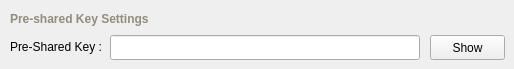
            <widget class="QWidget" name="widgetStackWirelessAuthenticationPSKPage" >
             <widget class="QLabel" name="headerWirelessPSKSettings" >
              <property name="geometry" >
               <rect>
                <x>10</x>
                <y>10</y>
                <width>460</width>
                <height>18</height>
               </rect>
              </property>
              <property name="minimumSize" >
               <size>
                <width>460</width>
                <height>18</height>
               </size>
              </property>
              <property name="maximumSize" >
               <size>
                <width>460</width>
                <height>18</height>
               </size>
              </property>
              <property name="palette" >
               <palette>
                <active>
                 <colorrole role="WindowText" >
                  <brush brushstyle="SolidPattern" >
                   <color alpha="255" >
                    <red>144</red>
                    <green>141</green>
                    <blue>124</blue>
                   </color>
                  </brush>
                 </colorrole>
                </active>
                <inactive>
                 <colorrole role="WindowText" >
                  <brush brushstyle="SolidPattern" >
                   <color alpha="255" >
                    <red>144</red>
                    <green>141</green>
                    <blue>124</blue>
                   </color>
                  </brush>
                 </colorrole>
                </inactive>
                <disabled>
                 <colorrole role="WindowText" >
                  <brush brushstyle="SolidPattern" >
                   <color alpha="255" >
                    <red>119</red>
                    <green>119</green>
                    <blue>119</blue>
                   </color>
                  </brush>
                 </colorrole>
                </disabled>
               </palette>
              </property>
              <property name="font" >
               <font>
                <pointsize>9</pointsize>
                <weight>75</weight>
                <bold>true</bold>
               </font>
              </property>
              <property name="lineWidth" >
               <number>0</number>
              </property>
              <property name="text" >
               <string>Pre-shared Key Settings</string>
              </property>
              <property name="alignment" >
               <set>Qt::AlignLeading|Qt::AlignLeft|Qt::AlignVCenter</set>
              </property>
              <property name="margin" >
               <number>0</number>
              </property>
              <property name="indent" >
               <number>0</number>
              </property>
             </widget>
             <widget class="QLabel" name="labelWirelessPSK" >
              <property name="geometry" >
               <rect>
                <x>10</x>
                <y>38</y>
                <width>100</width>
                <height>18</height>
               </rect>
              </property>
              <property name="minimumSize" >
               <size>
                <width>100</width>
                <height>18</height>
               </size>
              </property>
              <property name="maximumSize" >
               <size>
                <width>100</width>
                <height>18</height>
               </size>
              </property>
              <property name="palette" >
               <palette>
                <active>
                 <colorrole role="WindowText" >
                  <brush brushstyle="SolidPattern" >
                   <color alpha="255" >
                    <red>0</red>
                    <green>0</green>
                    <blue>0</blue>
                   </color>
                  </brush>
                 </colorrole>
                </active>
                <inactive>
                 <colorrole role="WindowText" >
                  <brush brushstyle="SolidPattern" >
                   <color alpha="255" >
                    <red>0</red>
                    <green>0</green>
                    <blue>0</blue>
                   </color>
                  </brush>
                 </colorrole>
                </inactive>
                <disabled>
                 <colorrole role="WindowText" >
                  <brush brushstyle="SolidPattern" >
                   <color alpha="255" >
                    <red>119</red>
                    <green>119</green>
                    <blue>119</blue>
                   </color>
                  </brush>
                 </colorrole>
                </disabled>
               </palette>
              </property>
              <property name="lineWidth" >
               <number>0</number>
              </property>
              <property name="text" >
               <string>Pre-Shared Key :</string>
              </property>
              <property name="indent" >
               <number>0</number>
              </property>
             </widget>
             <widget class="QPushButton" name="buttonShowPSK" >
              <property name="geometry" >
               <rect>
                <x>430</x>
                <y>35</y>
                <width>75</width>
                <height>25</height>
               </rect>
              </property>
              <property name="minimumSize" >
               <size>
                <width>75</width>
                <height>25</height>
               </size>
              </property>
              <property name="maximumSize" >
               <size>
                <width>75</width>
                <height>25</height>
               </size>
              </property>
              <property name="text" >
               <string>Show</string>
              </property>
             </widget>
             <widget class="QLineEdit" name="dataFieldWirelessPSK" >
              <property name="geometry" >
               <rect>
                <x>110</x>
                <y>35</y>
                <width>310</width>
                <height>25</height>
               </rect>
              </property>
              <property name="minimumSize" >
               <size>
                <width>310</width>
                <height>25</height>
               </size>
              </property>
              <property name="maximumSize" >
               <size>
                <width>310</width>
                <height>25</height>
               </size>
              </property>
              <property name="palette" >
               <palette>
                <active>
                 <colorrole role="WindowText" >
                  <brush brushstyle="SolidPattern" >
                   <color alpha="255" >
                    <red>0</red>
                    <green>0</green>
                    <blue>0</blue>
                   </color>
                  </brush>
                 </colorrole>
                </active>
                <inactive>
                 <colorrole role="WindowText" >
                  <brush brushstyle="SolidPattern" >
                   <color alpha="255" >
                    <red>0</red>
                    <green>0</green>
                    <blue>0</blue>
                   </color>
                  </brush>
                 </colorrole>
                </inactive>
                <disabled>
                 <colorrole role="WindowText" >
                  <brush brushstyle="SolidPattern" >
                   <color alpha="255" >
                    <red>119</red>
                    <green>119</green>
                    <blue>119</blue>
                   </color>
                  </brush>
                 </colorrole>
                </disabled>
               </palette>
              </property>
              <property name="maxLength" >
               <number>64</number>
              </property>
             </widget>
            </widget>
